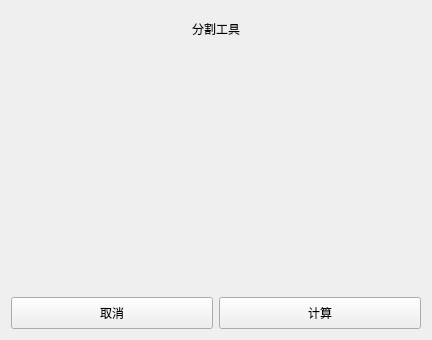
<?xml version="1.0" encoding="UTF-8"?>
<ui version="4.0">
 <class>JDCEPlan</class>
 <widget class="qMRMLWidget" name="JDCEPlan">
  <property name="geometry">
   <rect>
    <x>0</x>
    <y>0</y>
    <width>432</width>
    <height>340</height>
   </rect>
  </property>
  <property name="styleSheet">
   <string notr="true"/>
  </property>
  <layout class="QVBoxLayout" name="verticalLayout_2">
   <item>
    <widget class="QWidget" name="widget" native="true">
     <property name="styleSheet">
      <string notr="true"/>
     </property>
     <layout class="QVBoxLayout" name="verticalLayout_4">
      <property name="leftMargin">
       <number>0</number>
      </property>
      <property name="topMargin">
       <number>0</number>
      </property>
      <property name="rightMargin">
       <number>0</number>
      </property>
      <property name="bottomMargin">
       <number>0</number>
      </property>
      <item>
       <layout class="QVBoxLayout" name="verticalLayout" stretch="0,0,0,0,0,0,0">
        <item>
         <widget class="QWidget" name="title_container" native="true">
          <layout class="QVBoxLayout" name="verticalLayout_3">
           <item>
            <widget class="QLabel" name="label">
             <property name="text">
              <string>分割工具</string>
             </property>
             <property name="alignment">
              <set>Qt::AlignCenter</set>
             </property>
            </widget>
           </item>
          </layout>
         </widget>
        </item>
        <item>
         <layout class="QHBoxLayout" name="horizontalLayout" stretch="3">
          <item>
           <widget class="QWidget" name="button_container" native="true">
            <layout class="QHBoxLayout" name="horizontalLayout_3">
             <item>
              <widget class="QWidget" name="redo_container" native="true"/>
             </item>
             <item>
              <spacer name="horizontalSpacer_2">
               <property name="orientation">
                <enum>Qt::Horizontal</enum>
               </property>
               <property name="sizeHint" stdset="0">
                <size>
                 <width>40</width>
                 <height>20</height>
                </size>
               </property>
              </spacer>
             </item>
            </layout>
           </widget>
          </item>
         </layout>
        </item>
        <item>
         <widget class="QWidget" name="tool_icon_container" native="true">
          <property name="sizePolicy">
           <sizepolicy hsizetype="Preferred" vsizetype="Maximum">
            <horstretch>0</horstretch>
            <verstretch>0</verstretch>
           </sizepolicy>
          </property>
          <property name="styleSheet">
           <string notr="true"/>
          </property>
         </widget>
        </item>
        <item>
         <widget class="QWidget" name="tool_paras_container" native="true">
          <property name="sizePolicy">
           <sizepolicy hsizetype="Preferred" vsizetype="Maximum">
            <horstretch>0</horstretch>
            <verstretch>0</verstretch>
           </sizepolicy>
          </property>
          <property name="styleSheet">
           <string notr="true"/>
          </property>
         </widget>
        </item>
        <item>
         <widget class="QWidget" name="tool_destription_container" native="true">
          <layout class="QHBoxLayout" name="horizontalLayout_5">
           <property name="leftMargin">
            <number>0</number>
           </property>
           <property name="topMargin">
            <number>0</number>
           </property>
           <property name="rightMargin">
            <number>0</number>
           </property>
           <property name="bottomMargin">
            <number>0</number>
           </property>
           <item>
            <widget class="QLabel" name="info">
             <property name="styleSheet">
              <string notr="true"/>
             </property>
             <property name="text">
              <string/>
             </property>
            </widget>
           </item>
          </layout>
         </widget>
        </item>
        <item>
         <spacer name="verticalSpacer">
          <property name="orientation">
           <enum>Qt::Vertical</enum>
          </property>
          <property name="sizeHint" stdset="0">
           <size>
            <width>20</width>
            <height>40</height>
           </size>
          </property>
         </spacer>
        </item>
        <item>
         <layout class="QHBoxLayout" name="horizontalLayout_2">
          <item>
           <widget class="QPushButton" name="pushButton">
            <property name="sizePolicy">
             <sizepolicy hsizetype="Minimum" vsizetype="Preferred">
              <horstretch>0</horstretch>
              <verstretch>0</verstretch>
             </sizepolicy>
            </property>
            <property name="text">
             <string>取消</string>
            </property>
           </widget>
          </item>
          <item>
           <widget class="QPushButton" name="extra_button">
            <property name="minimumSize">
             <size>
              <width>0</width>
              <height>32</height>
             </size>
            </property>
            <property name="text">
             <string>计算</string>
            </property>
           </widget>
          </item>
         </layout>
        </item>
       </layout>
      </item>
     </layout>
    </widget>
   </item>
  </layout>
 </widget>
 <customwidgets>
  <customwidget>
   <class>qMRMLWidget</class>
   <extends>QWidget</extends>
   <header>qMRMLWidget.h</header>
   <container>1</container>
  </customwidget>
 </customwidgets>
 <resources/>
 <connections/>
</ui>
